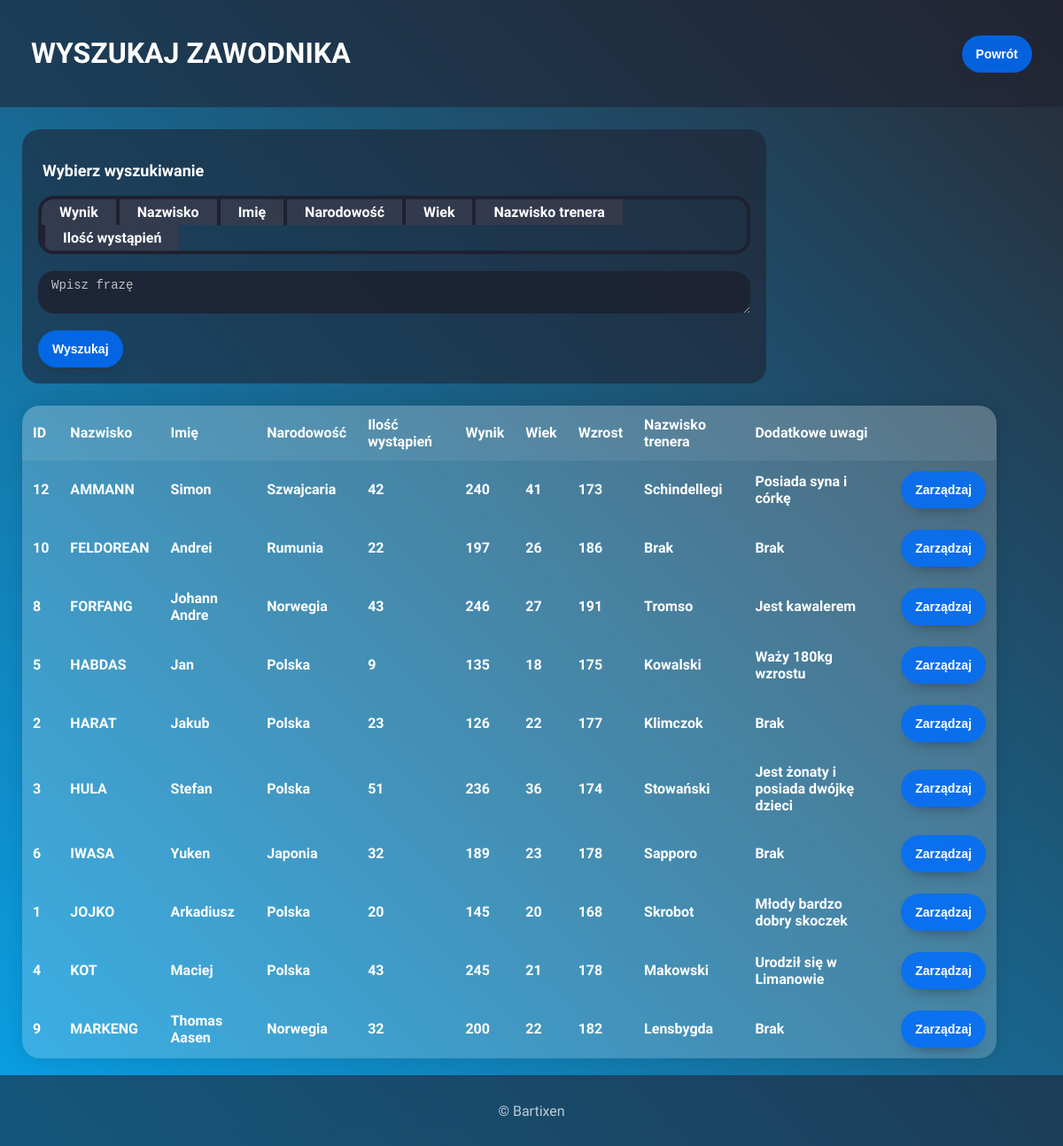
The app's page /authorization/search/index.php (signed in) with its own data.
### tables this page shows
CREATE TABLE `zawodnicy` (
  `id` int(100) NOT NULL,
  `nazwisko` varchar(50) DEFAULT NULL,
  `imie` varchar(50) DEFAULT NULL,
  `narodowosc` varchar(50) DEFAULT NULL,
  `ilosc_wystapien` varchar(100) DEFAULT NULL,
  `wynik` int(100) DEFAULT NULL,
  `wiek` varchar(100) DEFAULT NULL,
  `wzrost` varchar(100) DEFAULT NULL,
  `nazwisko_trenera` varchar(50) DEFAULT NULL,
  `uwagi` varchar(500) DEFAULT NULL
);

### www/authorization/search/search.php (the view, shortened to what this page needs)
<?php
    require_once "../../connect.php";
    try {
        $connection = new mysqli($host, $db_user, $db_password, $db_name);
        $connection->query("SET NAMES 'utf8'");
        if ($connection->connect_errno!=0) {
            throw new Exception(mysqli_connect_errno());
        } else {
            if (!isset($_SESSION['search'])) {
                $sql = "SELECT * FROM zawodnicy ORDER BY `zawodnicy`.`nazwisko` ASC LIMIT 10";
                $result = $connection->query($sql);
                if ($result->num_rows > 0) {
                    echo "<table><tr><th>ID</th><th>Nazwisko</th><th>Imię</th><th>Narodowość</th><th>Ilość wystąpień</th><th>Wynik</th><th>Wiek</th><th>Wzrost</th><th>Nazwisko trenera</th><th>Dodatkowe uwagi</th><th></th></tr>";
                    while($row = $result->fetch_assoc()) {
                        echo "<tr><th>" . $row["id"]. "</th><th>" . $row["nazwisko"]. "</th><th>" . $row["imie"]. "</th><th>" . $row["narodowosc"]. "</th><th>" . $row["ilosc_wystapien"]. "</th><th>" . $row["wynik"]. "</th><th>" . $row["wiek"]. "</th><th>" . $row["wzrost"]. "</th><th>" . $row["nazwisko_trenera"]. "</th><th>" . $row["uwagi"]. "</th><th><a href='../manage/manage.php?id=" . $row["id"]. "&from=search'><button>Zarządzaj</button></a></th></tr>";
                    }
                    echo "</table>";
                } else {
                    echo '<div type="button" class="pop-up" onclick="submit()" id="del">Brak danych</div>';
                }
            }
        }
    } catch(Exception $e) {
        echo 'Internal error: '.$e;
    }
?>

### www/assets/style.css (style rules this page uses)
html { position: relative; }
body { background: linear-gradient(45deg, #09a1e7, #282a35); background-attachment: fixed; color: white; font-family: 'Source Sans Pro', sans-serif; margin:0; padding:0; min-height: 100vh; }
table { width: 100%; max-width: 1100px; box-shadow: 0 0 20px rgba(0, 0, 0, 0.1); overflow: hidden; border-collapse: collapse; margin-left: 25px; margin-right: 25px; border-radius: 20px; }
th, td { padding: 12px; background-color: rgba(255, 255, 255, 0.2); }
th { text-align: left; }
tr:nth-child(1) { font-size: 16px; background-color: rgba(255, 255, 255, 0.075); }
button { background: #006efdd7; border-radius: 999px; color: white; box-shadow: #282a35 0 8px 18px -12px; font-size: 14px; font-weight: 600; line-height: 22px; padding: 10px 16px; border: 0; }
a:link { text-decoration: none; }

### records on screen
zawodnicy: id "12", nazwisko "AMMANN", imie "Simon", narodowosc "Szwajcaria", ilosc_wystapien "42", wynik "240", wiek "41", wzrost "173", nazwisko_trenera "Schindellegi", uwagi "Posiada syna i córkę"
zawodnicy: id "10", nazwisko "FELDOREAN", imie "Andrei", narodowosc "Rumunia", ilosc_wystapien "22", wynik "197", wiek "26", wzrost "186", nazwisko_trenera "Brak", uwagi "Brak"
zawodnicy: id "8", nazwisko "FORFANG", imie "Johann Andre", narodowosc "Norwegia", ilosc_wystapien "43", wynik "246", wiek "27", wzrost "191", nazwisko_trenera "Tromso", uwagi "Jest kawalerem"
zawodnicy: id "5", nazwisko "HABDAS", imie "Jan", narodowosc "Polska", ilosc_wystapien "9", wynik "135", wiek "18", wzrost "175", nazwisko_trenera "Kowalski", uwagi "Waży 180kg wzrostu"
zawodnicy: id "2", nazwisko "HARAT", imie "Jakub", narodowosc "Polska", ilosc_wystapien "23", wynik "126", wiek "22", wzrost "177", nazwisko_trenera "Klimczok", uwagi "Brak"
zawodnicy: id "3", nazwisko "HULA", imie "Stefan", narodowosc "Polska", ilosc_wystapien "51", wynik "236", wiek "36", wzrost "174", nazwisko_trenera "Stowański", uwagi "Jest żonaty i posiada dwójkę dzieci"
zawodnicy: id "6", nazwisko "IWASA", imie "Yuken", narodowosc "Japonia", ilosc_wystapien "32", wynik "189", wiek "23", wzrost "178", nazwisko_trenera "Sapporo", uwagi "Brak"
zawodnicy: id "1", nazwisko "JOJKO", imie "Arkadiusz", narodowosc "Polska", ilosc_wystapien "20", wynik "145", wiek "20", wzrost "168", nazwisko_trenera "Skrobot", uwagi "Młody bardzo dobry skoczek"
zawodnicy: id "4", nazwisko "KOT", imie "Maciej", narodowosc "Polska", ilosc_wystapien "43", wynik "245", wiek "21", wzrost "178", nazwisko_trenera "Makowski", uwagi "Urodził się w Limanowie"
zawodnicy: id "9", nazwisko "MARKENG", imie "Thomas Aasen", narodowosc "Norwegia", ilosc_wystapien "32", wynik "200", wiek "22", wzrost "182", nazwisko_trenera "Lensbygda", uwagi "Brak"
